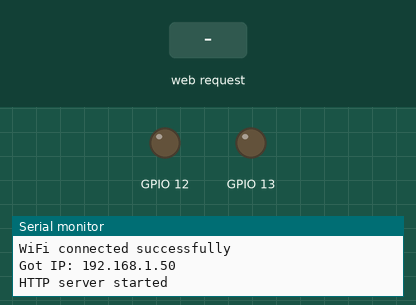
Simulated run of this sketch. Board: ESP32. Shown: output pins drawn as LEDs (lit = HIGH), the last lines printed to the serial monitor. The inputs (shaded band) are chosen by the test bench. WiFi joins after 1.5 s; servers stay silent unless stated.

Above: at 3.2 s.
3.3 s: HTTP request GET /led/on received
At 4.0 s:
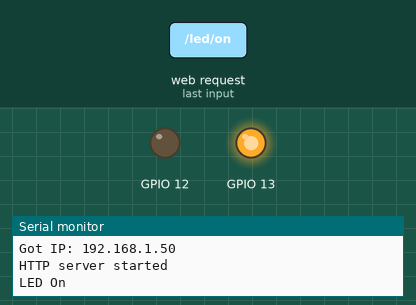
4.8 s: HTTP request GET /led/off received
At 5.1 s:
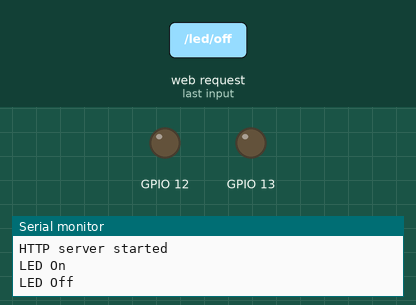
Timing chart, 0 to 7.8 s (numbered marks = the images above; inputs shaded):
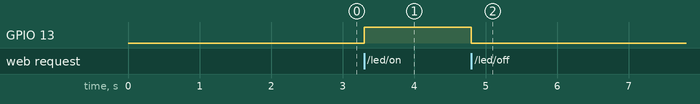

The sketch:

sketch_nov16a.ino
```cpp
#include "WiFi.h"
#include "WebServer.h"

// SSID & Password
const char* ssid = "ToyLab";
const char* password = "805801805801";

WebServer server(80);  // Object of WebServer(HTTP port, 80 is defult)

void setup() {
  Serial.begin(115200);
  Serial.println("Try Connecting to ");
  Serial.println(ssid);

  // Connect to your wi-fi modem
  WiFi.begin(ssid, password);

  // Check wi-fi is connected to wi-fi network
  while (WiFi.status() != WL_CONNECTED) {
    Serial.print(".");
    delay(1000);
    pinMode(13,OUTPUT);
    pinMode(12,OUTPUT);
    ledcSetup(10,5000,10);
    ledcAttachPin(12,10);
  }
  Serial.println("");
  Serial.println("WiFi connected successfully");
  Serial.print("Got IP: ");
  Serial.println(WiFi.localIP());  //Show ESP32 IP on serial

  //建立server的路徑
  createWebServer();

  //server啟動
  server.begin();
  Serial.println("HTTP server started");
}

void loop() {
  server.handleClient();  //handleClient要寫在loop
}

//----設定HTML資料----
String htmlContent = "\
  <!DOCTYPE html>\
   <html>\
    <head>\
      <style>\
        body{ display: flex; flex-direction: column; background-image: url(https://i0.wp.com/beauty.gobahub.com/wp-content/uploads/2020/09/IMG_4061.jpg?resize=1000%2C1776&ssl=1); }\
         a { background: #CEF2F4; width: 200px; height: 50px; margin: 20px; font-size: 30pt; text-decoration: none;}\
      </style>\
    </head>\
    <body>\
      <a href='/led/on'>LED ON</a>\
      <a href='/led/off'>LED OFF</a>\
      <form method='get' action='/led/setLightBrightness'>\
        <label>Led Brightness</label>\
        <input type='number' name='lightBrightness'><input type='submit'>\
      </form>\
    </body>\
  </html>";

String LEDOpenPage = "\
  <!DOCTYPE html>\
   <html>\
    <head>\
      <style>\
        body{ display: flex; flex-direction: column;}\
         a { background: #CEF2F4; width: 200px; height: 50px; margin: 20px; font-size: 30pt; text-decoration: none;}\
      </style>\
    </head>\
    <body>\
      <h1>LED OPEN</h1>\
      <a href='/'>Back</a>\
    </body>\
  </html>";

String LEDCLOSEPage = "\
  <!DOCTYPE html>\
   <html>\
    <head>\
      <style>\
        body{ display: flex; flex-direction: column;}\
        a { background: #CEF2F4; width: 200px; height: 50px; margin: 20px; font-size: 30pt; text-decoration: none;}\
      </style>\
    </head>\
    <body>\
      <h1>LED CLOSE</h1>\
      <a href='/'>Back</a>\
    </body>\
  </html>";


//------設定路徑------
void createWebServer()
{
  //初始頁面
  server.on("/", []() {
      server.send(200, "text/html", htmlContent);
  });
  server.on("/led/on", []() {
    Serial.println("LED On");

    //add your code here
    digitalWrite(13,HIGH);
    String response = "{\"LED On Success\"}";
    server.send(200, "text/html", LEDOpenPage);
  });
  server.on("/led/off", []() {
    Serial.println("LED Off");

    //add your code here
    digitalWrite(13,LOW);
    String response = "{\"LED Off Success\"}";
    server.send(200, "text/html", LEDCLOSEPage);
  });
  server.on("/led/setLightBrightness", []() {
    //以server.arg&引數名稱，取得form傳來的資料
    int lightBrightness = server.arg("lightBrightness").toInt();
    //判斷條件
    if(lightBrightness>=0 && lightBrightness<=1024){
      Serial.print("Set Brightness: ");
      Serial.println(lightBrightness);

      //add your code here
      ledcWrite(10,lightBrightness);
      String response = "Set Brightness: " + (String)lightBrightness;
      server.send(200, "application/json", response);
    }
    else {
      String response = "{\"Error\":\"over range 0-1024\"}";
      server.send(404, "application/json", response);
    }
  });
}
```

Measured:
- after the input at 3.3 s, GPIO 13: LOW → HIGH at once
- after the input at 4.8 s, GPIO 13: HIGH → LOW at once
